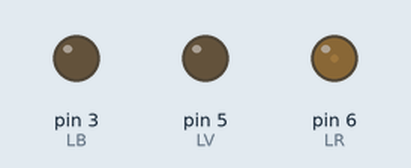
Simulated run of this sketch. Board: Arduino Uno, built with avr-gcc and run on an emulated ATmega328P. Shown: output pins drawn as LEDs (lit = HIGH). Random numbers use the default seed unless the sketch sets one.

Above: at 0.15 s.
At 3.46 s:
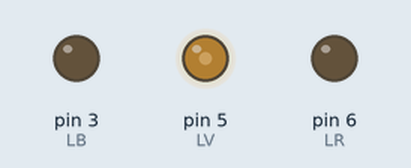
At 7.07 s:
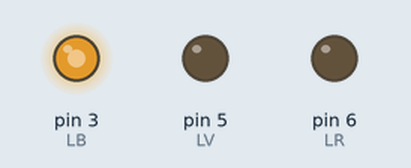
At 10.98 s:
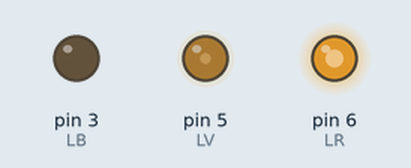
At 14.89 s:
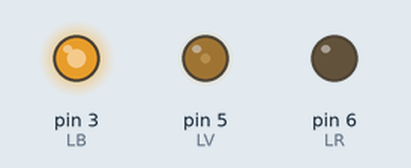
At 39.56 s:
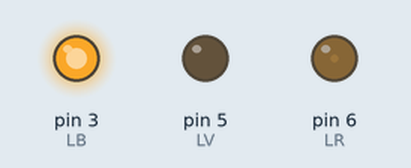
Timing chart, 0 to 40.0 s (numbered marks = the images above):
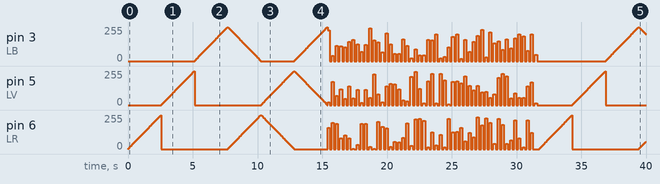

The sketch:

exemple_triled.ino
```cpp
const int LR=6;
const int LV=5;
const int LB=3;
const int R=0;
const int V=0;
const int B=0;

int vitesse=10;

void setup() {

  pinMode(LR,OUTPUT);
  pinMode(LV,OUTPUT);
  pinMode(LR,OUTPUT);

}

void loop() {

  for(int i=0;i<=255;i++) ledRVB(i,0,0);
  for(int i=0;i<=255;i++) ledRVB(0,i,0);
  for(int i=0;i<=255;i++) ledRVB(0,0,i);
  for(int i=0;i<=255;i++) ledRVB(i,0,255-i);
  for(int i=0;i<=255;i++) ledRVB(255-i,i,0);
  for(int i=0;i<=255;i++) ledRVB(0,255-i,i);
  for(int i=0;i<=50;i++) {
    ledRVB(random(0,255),random(0,255),random(0,255));
    delay(150);
    ledRVB(0,0,0);
    delay(150);
  }

}

void ledRVB(int rge,int vrt,int blu) {

  analogWrite(LR,rge);
  analogWrite(LV,vrt);
  analogWrite(LB,blu);

  delay(vitesse);

}
```
